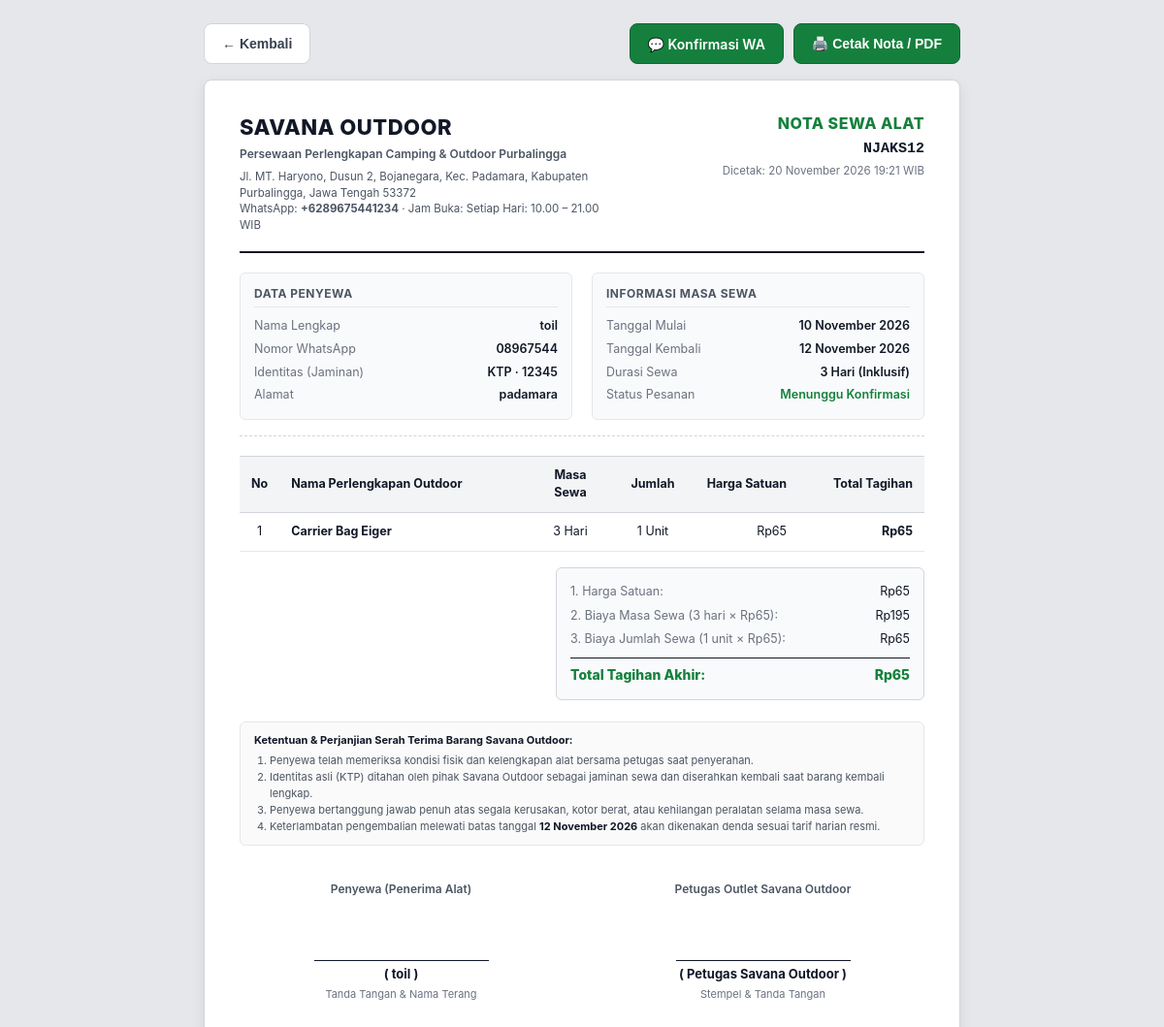
The page /nota.php?kode=NJAKS12 on the database its author committed.
### tables this page shows
CREATE TABLE `pemesanan` (
  `id_pemesanan` int(11) NOT NULL,
  `kode_pemesanan` varchar(30) NOT NULL,
  `id_pelanggan` int(11) NOT NULL,
  `tanggal_pemesanan` datetime NOT NULL DEFAULT current_timestamp(),
  `tanggal_mulai` date NOT NULL,
  `tanggal_kembali` date NOT NULL,
  `tanggal_pengembalian_aktual` datetime DEFAULT NULL,
  `status_pemesanan` varchar(30) NOT NULL DEFAULT 'Menunggu Konfirmasi',
  `status_pembayaran` varchar(20) NOT NULL DEFAULT 'Belum Bayar',
  `total_tagihan_akhir` decimal(12,2) DEFAULT NULL,
  `persetujuan_syarat` tinyint(1) NOT NULL DEFAULT 0
);

CREATE TABLE `pelanggan` (
  `id_pelanggan` int(11) NOT NULL,
  `nama` varchar(100) NOT NULL,
  `jenis_identitas` varchar(30) NOT NULL,
  `nomor_identitas` varchar(30) NOT NULL,
  `alamat` text NOT NULL,
  `no_hp` varchar(20) NOT NULL,
  `email` varchar(100) DEFAULT NULL,
  `foto_identitas` varchar(255) NOT NULL
);

CREATE TABLE `alat` (
  `id_alat` int(11) NOT NULL,
  `id_kategori` int(11) NOT NULL,
  `nama_alat` varchar(100) NOT NULL,
  `deskripsi` text DEFAULT NULL,
  `harga_sewa` decimal(12,2) NOT NULL,
  `stok_total` int(10) UNSIGNED NOT NULL DEFAULT 0,
  `foto_alat` varchar(255) DEFAULT NULL
);

### config/koneksi.php (called while the page is built, shortened)
<?php
$info_toko = [
    'nama'      => 'Savana Outdoor',
    'tagline'   => 'Persewaan Perlengkapan Camping & Outdoor Purbalingga',
    'alamat'    => 'Jl. MT. Haryono, Dusun 2, Bojanegara, Kec. Padamara, Kabupaten Purbalingga, Jawa Tengah 53372',
    'jam_buka'  => 'Setiap Hari: 10.00 – 21.00 WIB',
    'no_wa'     => '6289675441234',
    'maps_link' => 'https://maps.app.goo.gl/WunzxU2MYeSWCj3TA',
];
function rupiah($angka) {
    return 'Rp' . number_format((float)$angka, 0, ',', '.');
}
function tgl_indo($tanggal) {
    $bulan = [
        1 => 'Januari', 'Februari', 'Maret', 'April', 'Mei', 'Juni',
        'Juli', 'Agustus', 'September', 'Oktober', 'November', 'Desember'
    ];
    $pecah = explode('-', substr((string)$tanggal, 0, 10));
    return (int)$pecah[2] . ' ' . ($bulan[(int)$pecah[1]] ?? '') . ' ' . $pecah[0];
}
function hitungDurasiHari($tgl_sewa, $tgl_kembali, $inklusif = true) {
    try {
        $d1 = new DateTime(substr((string)$tgl_sewa, 0, 10));
        $d2 = new DateTime(substr((string)$tgl_kembali, 0, 10));
        $selisih = (int)$d1->diff($d2)->days;
        return max(1, $inklusif ? ($selisih + 1) : $selisih);
    } catch (Throwable $e) {
        return 1;
    }
}
function hitungRincianHarga($harga_satuan, $masa_sewa, $jumlah_unit) {
    $harga_satuan = (float)$harga_satuan;
    $masa_sewa    = max(1, (int)$masa_sewa);
    $jumlah_unit  = max(1, (int)$jumlah_unit);
    $biaya_masa_sewa   = $masa_sewa * $harga_satuan;
    $biaya_jumlah_sewa = $jumlah_unit * $harga_satuan;
    $total_akhir       = $biaya_masa_sewa + $biaya_jumlah_sewa;
    return [
        'harga_satuan'        => $harga_satuan,
        'masa_sewa'           => $masa_sewa,
        'jumlah_unit'         => $jumlah_unit,
        'biaya_masa_sewa'     => $biaya_masa_sewa,
        'biaya_jumlah_sewa'   => $biaya_jumlah_sewa,
        'total_tagihan_akhir' => $total_akhir,
        'total_akhir'         => $total_akhir,
    ];
}

### nota.php (the view, shortened to what this page needs)
<?php
require_once __DIR__ . '/config/koneksi.php';
$kode_input = trim($_GET['kode'] ?? '');
$id_input   = (int)($_GET['id'] ?? 0);
$pesanan = null;
$hitung_inklusif_hari = true;
if ($kode_input !== '') {
    $kode_esc = mysqli_real_escape_string($conn, $kode_input);
    $sql = "SELECT p.*, pl.nama AS nama_user, pl.no_hp, pl.jenis_identitas, pl.nomor_identitas, pl.alamat,
            a.nama_alat, a.foto_alat, COALESCE(dp.jumlah, 1) AS jumlah, COALESCE(dp.harga_sewa, a.harga_sewa, 0) AS harga_sewa
            FROM pemesanan p
            JOIN pelanggan pl ON p.id_pelanggan = pl.id_pelanggan
            LEFT JOIN detail_pemesanan dp ON dp.id_pemesanan = p.id_pemesanan
            LEFT JOIN alat a ON dp.id_alat = a.id_alat
            WHERE p.kode_pemesanan = '$kode_esc'
            LIMIT 1";
    $q = mysqli_query($conn, $sql);
    if ($q && mysqli_num_rows($q) > 0) {
        $pesanan = mysqli_fetch_assoc($q);
    }
}
if ($pesanan) {
    $durasi = hitungDurasiHari($pesanan['tanggal_mulai'], $pesanan['tanggal_kembali'], $hitung_inklusif_hari);
    $rincian = hitungRincianHarga($pesanan['harga_sewa'] ?? 0, $durasi, $pesanan['jumlah'] ?? 1);
    $total_tagihan = (isset($pesanan['total_tagihan_akhir']) && $pesanan['total_tagihan_akhir'] !== null)
        ? (float)$pesanan['total_tagihan_akhir']
        : $rincian['total_tagihan_akhir'];
}
?>
<!DOCTYPE html>
<html lang="id">
<head>
</head>
<body>
<?php if (!$pesanan): ?>
    <div class="nota-wrapper" style="text-align:center; padding:50px 20px;">
        <h2 style="color:#dc2626; margin-bottom:8px;">Pemesanan Tidak Ditemukan</h2>
        <p style="color:#4b5563; margin-bottom:20px;">Nomor pemesanan yang Anda cari tidak tersedia di database Savana Outdoor.</p>
        <a href="cek_pesanan.php" class="btn-action btn-print">← Kembali ke Cek Pesanan</a>
    </div>
<?php else: ?>
    <div class="screen-actions">
        <div>
            <button type="button" onclick="window.history.back()" class="btn-action btn-back">← Kembali</button>
        </div>
        <div style="display:flex; gap:10px;">
            <a href="https://wa.me/<?= $info_toko['no_wa'] ?>?text=<?= rawurlencode("Halo Savana Outdoor, saya melampirkan konfirmasi nota pesanan No: " . $pesanan['kode_pemesanan'] . " a.n. " . $pesanan['nama_user']) ?>" target="_blank" class="btn-action btn-print" style="background:#15803d;">
                💬 Konfirmasi WA
            </a>
            <button type="button" onclick="window.print()" class="btn-action btn-print">
                🖨️ Cetak Nota / PDF
            </button>
        </div>
    </div>
    <div class="nota-wrapper">
        <div class="nota-header">
            <div>
                <div class="brand-title"><?= htmlspecialchars($info_toko['nama']) ?></div>
                <div class="brand-tagline"><?= htmlspecialchars($info_toko['tagline']) ?></div>
                <div class="brand-address">
                    <?= htmlspecialchars($info_toko['alamat']) ?><br>
                    WhatsApp: <strong>+<?= htmlspecialchars($info_toko['no_wa']) ?></strong> · Jam Buka: <?= htmlspecialchars($info_toko['jam_buka']) ?>
                </div>
            </div>
            <div class="nota-badge-title">
                <div class="doc-title">NOTA SEWA ALAT</div>
                <div class="doc-code"><?= htmlspecialchars($pesanan['kode_pemesanan']) ?></div>
                <div class="doc-date">Dicetak: <?= tgl_indo(date('Y-m-d')) ?> <?= date('H:i') ?> WIB</div>
            </div>
        </div>
        <div class="grid-info">
            <div class="info-card">
                <h4>Data Penyewa</h4>
                <div class="row-kv">
                    <span class="k">Nama Lengkap</span>
                    <span class="v"><?= htmlspecialchars($pesanan['nama_user']) ?></span>
                </div>
                <div class="row-kv">
                    <span class="k">Nomor WhatsApp</span>
                    <span class="v"><?= htmlspecialchars($pesanan['no_hp']) ?></span>
                </div>
                <div class="row-kv">
                    <span class="k">Identitas (Jaminan)</span>
                    <span class="v"><?= htmlspecialchars($pesanan['jenis_identitas']) ?> · <?= htmlspecialchars($pesanan['nomor_identitas']) ?></span>
                </div>
                <div class="row-kv">
                    <span class="k">Alamat</span>
                    <span class="v" style="max-width:180px;"><?= htmlspecialchars(!empty($pesanan['alamat']) ? $pesanan['alamat'] : '-') ?></span>
                </div>
            </div>
            <div class="info-card">
                <h4>Informasi Masa Sewa</h4>
                <div class="row-kv">
                    <span class="k">Tanggal Mulai</span>
                    <span class="v"><?= tgl_indo($pesanan['tanggal_mulai']) ?></span>
                </div>
                <div class="row-kv">
                    <span class="k">Tanggal Kembali</span>
                    <span class="v"><?= tgl_indo($pesanan['tanggal_kembali']) ?></span>
                </div>
                <div class="row-kv">
                    <span class="k">Durasi Sewa</span>
                    <span class="v"><?= $durasi ?> Hari (Inklusif)</span>
                </div>
                <div class="row-kv">
                    <span class="k">Status Pesanan</span>
                    <span class="v" style="color:#15803d;"><?= htmlspecialchars($pesanan['status_pemesanan']) ?></span>
                </div>
            </div>
        </div>
        <table class="table-rincian">
            <thead>
                <tr>
                    <th style="width:40px;" class="text-center">No</th>
                    <th>Nama Perlengkapan Outdoor</th>
                    <th class="text-center" style="width:90px;">Masa Sewa</th>
                    <th class="text-center" style="width:80px;">Jumlah</th>
                    <th class="text-right" style="width:110px;">Harga Satuan</th>
                    <th class="text-right" style="width:130px;">Total Tagihan</th>
                </tr>
            </thead>
            <tbody>
                <tr>
                    <td class="text-center">1</td>
                    <td>
                        <strong><?= htmlspecialchars($pesanan['nama_alat'] ?? 'Perlengkapan Outdoor') ?></strong>
                    </td>
                    <td class="text-center"><?= $rincian['masa_sewa'] ?> Hari</td>
                    <td class="text-center"><?= $rincian['jumlah_unit'] ?> Unit</td>
                    <td class="text-right"><?= rupiah($rincian['harga_satuan']) ?></td>
                    <td class="text-right"><strong><?= rupiah($total_tagihan) ?></strong></td>
                </tr>
            </tbody>
        </table>
        <div class="total-box">
            <div class="total-row">
                <span style="color:#6b7280;">1. Harga Satuan:</span>
                <span><?= rupiah($rincian['harga_satuan']) ?></span>
            </div>
            <div class="total-row">
                <span style="color:#6b7280;">2. Biaya Masa Sewa (<?= $rincian['masa_sewa'] ?> hari × <?= rupiah($rincian['harga_satuan']) ?>):</span>
                <span><?= rupiah($rincian['biaya_masa_sewa']) ?></span>
            </div>
            <div class="total-row">
                <span style="color:#6b7280;">3. Biaya Jumlah Sewa (<?= $rincian['jumlah_unit'] ?> unit × <?= rupiah($rincian['harga_satuan']) ?>):</span>
                <span><?= rupiah($rincian['biaya_jumlah_sewa']) ?></span>
            </div>
            <div class="total-row grand">
                <span>Total Tagihan Akhir:</span>
                <span><?= rupiah($total_tagihan) ?></span>
            </div>
        </div>
        <div class="terms-box">
            <strong>Ketentuan & Perjanjian Serah Terima Barang Savana Outdoor:</strong>
            <ol style="margin: 4px 0 0 16px; padding:0;">
                <li>Penyewa telah memeriksa kondisi fisik dan kelengkapan alat bersama petugas saat penyerahan.</li>
                <li>Identitas asli (<?= htmlspecialchars($pesanan['jenis_identitas']) ?>) ditahan oleh pihak Savana Outdoor sebagai jaminan sewa dan diserahkan kembali saat barang kembali lengkap.</li>
                <li>Penyewa bertanggung jawab penuh atas segala kerusakan, kotor berat, atau kehilangan peralatan selama masa sewa.</li>
                <li>Keterlambatan pengembalian melewati batas tanggal <strong><?= tgl_indo($pesanan['tanggal_kembali']) ?></strong> akan dikenakan denda sesuai tarif harian resmi.</li>
            </ol>
        </div>
        <div class="signatures">
            <div class="sig-block">
                <div class="sig-title">Penyewa (Penerima Alat)</div>
                <div class="sig-space"></div>
                <div class="sig-name">( <?= htmlspecialchars($pesanan['nama_user']) ?> )</div>
                <div class="sig-sub">Tanda Tangan & Nama Terang</div>
            </div>
            <div class="sig-block">
                <div class="sig-title">Petugas Outlet Savana Outdoor</div>
                <div class="sig-space"></div>
                <div class="sig-name">( Petugas Savana Outdoor )</div>
                <div class="sig-sub">Stempel & Tanda Tangan</div>
            </div>
        </div>
    </div>
<?php endif; ?>
</body>
</html>

### nota.php (style rules this page uses)
:root { --text-dark: #111827; --text-muted: #4b5563; --border-color: #d1d5db; --green-primary: #15803d; --green-light: #f0fdf4; --paper-bg: #ffffff; }
* { box-sizing: border-box; margin: 0; padding: 0; }
body { background-color: #e5e7eb; color: var(--text-dark); font-family: -apple-system, BlinkMacSystemFont, "Segoe UI", Roboto, "Helvetica Neue", Arial, sans-serif; font-size: 13px; line-height: 1.5; padding: 24px 16px; }
.screen-actions { max-width: 780px; margin: 0 auto 16px; display: flex; justify-content: space-between; align-items: center; gap: 12px; flex-wrap: wrap; }
.btn-action { display: inline-flex; align-items: center; justify-content: center; height: 42px; padding: 0 18px; font-size: 14px; font-weight: 600; border-radius: 8px; text-decoration: none; cursor: pointer; border: 1px solid transparent; transition: all 0.15s ease; }
.btn-print { background: #15803d; color: #ffffff; border-color: #166534; }
.btn-back { background: #ffffff; color: #374151; border-color: #d1d5db; }
.nota-wrapper { max-width: 780px; margin: 0 auto; background: var(--paper-bg); border: 1px solid #d1d5db; box-shadow: 0 4px 14px rgba(0,0,0,0.08); border-radius: 8px; padding: 32px 36px; }
.nota-header { display: flex; justify-content: space-between; align-items: flex-start; padding-bottom: 18px; border-bottom: 2px solid #111827; gap: 20px; }
.brand-title { font-size: 22px; font-weight: 800; letter-spacing: 0.5px; color: #111827; text-transform: uppercase; }
.brand-tagline { font-size: 12px; color: #4b5563; font-weight: 600; margin-top: 2px; }
.brand-address { font-size: 11.5px; color: #4b5563; line-height: 1.45; margin-top: 6px; max-width: 380px; }
.nota-badge-title { text-align: right; }
.doc-title { font-size: 16px; font-weight: 800; color: #15803d; letter-spacing: 0.5px; text-transform: uppercase; }
.doc-code { font-size: 15px; font-weight: 700; font-family: monospace; color: #111827; margin-top: 4px; }
.doc-date { font-size: 11.5px; color: #6b7280; margin-top: 2px; }
.grid-info { display: grid; grid-template-columns: 1fr 1fr; gap: 20px; margin-top: 20px; padding-bottom: 16px; border-bottom: 1px dashed #d1d5db; }
.info-card { background: #f9fafb; border: 1px solid #e5e7eb; border-radius: 6px; padding: 12px 14px; }
.info-card h4 { font-size: 12px; text-transform: uppercase; letter-spacing: 0.5px; color: #4b5563; margin-bottom: 8px; border-bottom: 1px solid #e5e7eb; padding-bottom: 4px; }
.row-kv { display: flex; justify-content: space-between; padding: 2.5px 0; font-size: 12.5px; }
.row-kv .k { color: #6b7280; }
.row-kv .v { font-weight: 600; color: #111827; text-align: right; }
.table-rincian { width: 100%; border-collapse: collapse; margin-top: 20px; font-size: 12.5px; }
.table-rincian th { background: #f3f4f6; color: #111827; font-weight: 700; padding: 10px 12px; text-align: left; border-top: 1px solid #d1d5db; border-bottom: 1px solid #d1d5db; }
.table-rincian td { padding: 10px 12px; border-bottom: 1px solid #e5e7eb; vertical-align: middle; }
.text-right { text-align: right !important; }
.text-center { text-align: center !important; }
.total-box { margin-top: 16px; margin-left: auto; max-width: 380px; background: #f9fafb; border: 1px solid #d1d5db; border-radius: 6px; padding: 12px 14px; }
.total-row { display: flex; justify-content: space-between; padding: 3px 0; font-size: 12.5px; }
.total-row.grand { font-size: 14px; font-weight: 800; color: #15803d; border-top: 1.5px solid #111827; margin-top: 6px; padding-top: 6px; }
.terms-box { margin-top: 22px; border: 1px solid #e5e7eb; border-radius: 6px; padding: 10px 14px; background: #fafafa; font-size: 11px; color: #4b5563; line-height: 1.55; }
.terms-box strong { color: #111827; }
.signatures { display: grid; grid-template-columns: 1fr 1fr; gap: 40px; margin-top: 28px; text-align: center; }
.sig-block { padding: 8px 14px; }
.sig-title { font-size: 12px; font-weight: 600; color: #4b5563; }
.sig-space { height: 64px; }
.sig-name { font-size: 13px; font-weight: 700; color: #111827; border-top: 1px solid #111827; padding-top: 4px; display: inline-block; min-width: 180px; }
.sig-sub { font-size: 11px; color: #6b7280; margin-top: 2px; }

### rows shown on the page
pemesanan: kode_pemesanan "NJAKS12", id_pelanggan.nama "toil", id_pelanggan.no_hp "08967544", id_pelanggan.jenis_identitas "KTP", id_pelanggan.nomor_identitas "12345", id_pelanggan.alamat "padamara", tanggal_mulai "10 November 2026", tanggal_kembali "12 November 2026", durasi "3", status_pemesanan "Menunggu Konfirmasi", alat.nama_alat "Carrier Bag Eiger", total_tagihan_akhir "Rp65"

### other values the page prints
$info_toko['nama'] "SAVANA OUTDOOR"
$info_toko['tagline'] "Persewaan Perlengkapan Camping & Outdoor Purbalingga"
$info_toko['alamat'] "Jl. MT. Haryono, Dusun 2, Bojanegara, Kec. Padamara, Kabupaten Purbalingga, Jawa Tengah 53372"
$info_toko['no_wa'] "6289675441234"
$info_toko['jam_buka'] "Setiap Hari: 10.00 – 21.00 WIB"
$rincian['masa_sewa'] "3"
$rincian['jumlah_unit'] "1"
rupiah($rincian['harga_satuan']) "Rp65"
rupiah($rincian['biaya_masa_sewa']) "Rp195"
